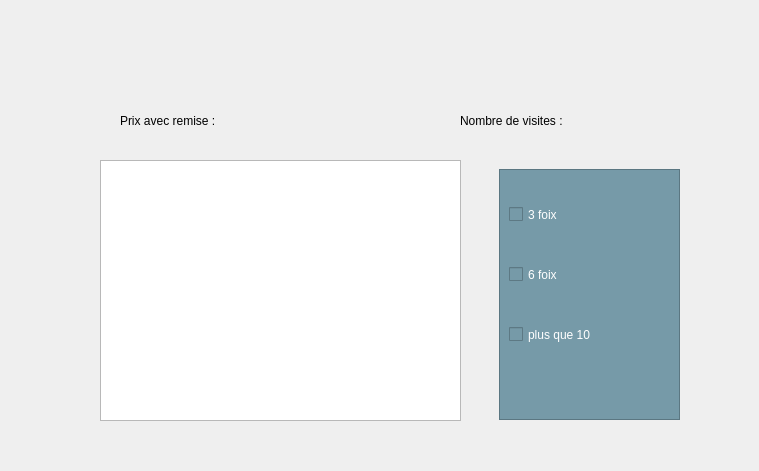
<?xml version="1.0" encoding="UTF-8"?>
<ui version="4.0">
 <class>fidele2</class>
 <widget class="QDialog" name="fidele2">
  <property name="geometry">
   <rect>
    <x>0</x>
    <y>0</y>
    <width>759</width>
    <height>471</height>
   </rect>
  </property>
  <property name="windowTitle">
   <string>Dialog</string>
  </property>
  <widget class="QTableView" name="tableView">
   <property name="geometry">
    <rect>
     <x>100</x>
     <y>160</y>
     <width>361</width>
     <height>261</height>
    </rect>
   </property>
  </widget>
  <widget class="QLabel" name="label_2">
   <property name="geometry">
    <rect>
     <x>10</x>
     <y>0</y>
     <width>761</width>
     <height>471</height>
    </rect>
   </property>
   <property name="text">
    <string/>
   </property>
   <property name="pixmap">
    <pixmap resource="resources.qrc">:/images/icons/main.png</pixmap>
   </property>
  </widget>
  <widget class="QLabel" name="label_3">
   <property name="geometry">
    <rect>
     <x>120</x>
     <y>100</y>
     <width>231</width>
     <height>41</height>
    </rect>
   </property>
   <property name="styleSheet">
    <string notr="true">font: 75 16pt &quot;MS Shell Dlg 2&quot;;
font: 87 16pt &quot;Verdana Pro Cond Black&quot;;</string>
   </property>
   <property name="text">
    <string>Prix avec remise :</string>
   </property>
  </widget>
  <widget class="QFrame" name="frame">
   <property name="geometry">
    <rect>
     <x>499</x>
     <y>169</y>
     <width>181</width>
     <height>251</height>
    </rect>
   </property>
   <property name="styleSheet">
    <string notr="true">background-color: rgb(118, 154, 168);
color: rgb(255, 255, 255);</string>
   </property>
   <property name="frameShape">
    <enum>QFrame::StyledPanel</enum>
   </property>
   <property name="frameShadow">
    <enum>QFrame::Raised</enum>
   </property>
   <widget class="QCheckBox" name="checkBox">
    <property name="geometry">
     <rect>
      <x>10</x>
      <y>30</y>
      <width>91</width>
      <height>31</height>
     </rect>
    </property>
    <property name="styleSheet">
     <string notr="true">font: 75 14pt &quot;MS Shell Dlg 2&quot;;</string>
    </property>
    <property name="text">
     <string>3 foix</string>
    </property>
   </widget>
   <widget class="QCheckBox" name="checkBox_2">
    <property name="geometry">
     <rect>
      <x>10</x>
      <y>90</y>
      <width>91</width>
      <height>31</height>
     </rect>
    </property>
    <property name="styleSheet">
     <string notr="true">font: 75 14pt &quot;MS Shell Dlg 2&quot;;</string>
    </property>
    <property name="text">
     <string>6 foix</string>
    </property>
   </widget>
   <widget class="QCheckBox" name="checkBox_3">
    <property name="geometry">
     <rect>
      <x>10</x>
      <y>150</y>
      <width>151</width>
      <height>31</height>
     </rect>
    </property>
    <property name="styleSheet">
     <string notr="true">font: 75 14pt &quot;MS Shell Dlg 2&quot;;</string>
    </property>
    <property name="text">
     <string>plus que 10</string>
    </property>
   </widget>
  </widget>
  <widget class="QLabel" name="label_4">
   <property name="geometry">
    <rect>
     <x>460</x>
     <y>100</y>
     <width>261</width>
     <height>41</height>
    </rect>
   </property>
   <property name="styleSheet">
    <string notr="true">font: 75 16pt &quot;MS Shell Dlg 2&quot;;
font: 87 16pt &quot;Verdana Pro Cond Black&quot;;</string>
   </property>
   <property name="text">
    <string>Nombre de visites :</string>
   </property>
  </widget>
  <zorder>label_2</zorder>
  <zorder>frame</zorder>
  <zorder>tableView</zorder>
  <zorder>label_3</zorder>
  <zorder>label_4</zorder>
 </widget>
 <resources>
  <include location="resources.qrc"/>
 </resources>
 <connections/>
</ui>
